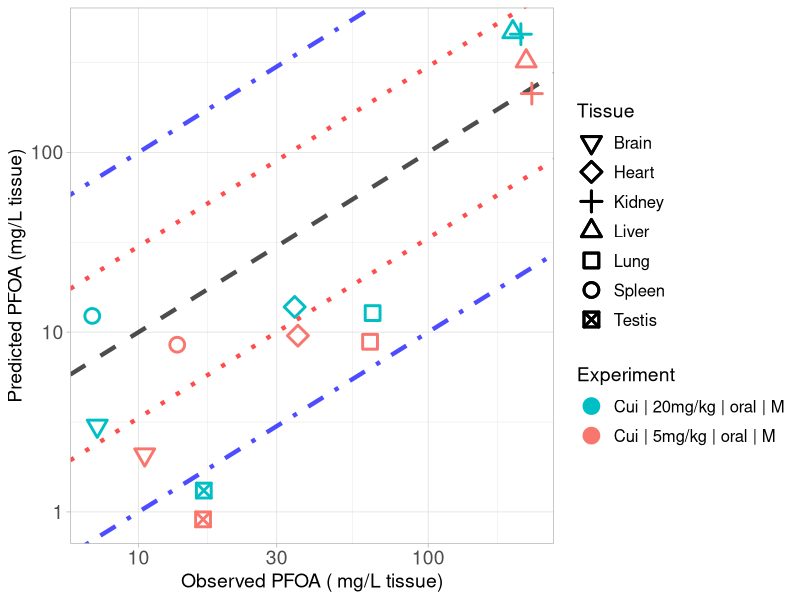

This chart was generated by the following R code:
library(ggplot2)

#setwd("C:/Users/ptsir/Documents/GitHub/PFAS_PBK_models/PFOA inhalation Rat/Validation/Validation_results")
setwd("C:/Users/dpjio/Documents/GitHub/PFAS_PBK_models/PFOA inhalation Rat/Validation/Results of Scenarios Validation/Scenario_2")

# Load Results 
Cui_results <- read.csv("Cui_2008_results.csv", header = T)
Cui_low <- Cui_results[Cui_results$Dose == 5, ]
Cui_low$Experiment <- "Cui | 5mg/kg | oral | M"
Cui_high <- Cui_results[Cui_results$Dose == 20, ]
Cui_high$Experiment <- "Cui | 20mg/kg | oral | M"
# 
Tissue_markers <-  c(0:10,14)
names(Tissue_markers) <- c( "Lung",   "Spleen",  "Liver",   "Kidney", "Plasma", "Heart",
                            "Brain","Testis", "Stomach", "Intestines", "Carcass")

Experiment <- scales::hue_pal()(2)

names(Experiment) <- unique(c(Cui_low$Experiment, Cui_high$Experiment))



scatter_plot <- ggplot()+
  geom_abline(intercept = log10(1), slope = 1, linetype = "dashed", color = "black", linewidth = 1.5, alpha = 0.7) +  # Identity line in log10 scale
  geom_abline(intercept = log10(3), slope = 1, linetype = "dotted", color = "red", linewidth = 1.5, alpha = 0.7) +  # +3-fold error line
  geom_abline(intercept = log10(1/3), slope = 1, linetype = "dotted", color = "red", linewidth = 1.5, alpha = 0.7) +  # -3-fold error line
  geom_abline(intercept = log10(10), slope = 1, linetype = "dotdash", color = "blue", linewidth = 1.5, alpha = 0.7) +  # +10-fold error line
  geom_abline(intercept = log10(1/10), slope = 1, linetype = "dotdash", color = "blue", linewidth = 1.5, alpha = 0.7) +  # -10-fold error line
  geom_point(data = Cui_low, aes(x=Observed, y=Predicted, color = Experiment, shape = Tissue), size=4, stroke = 1.5)+
  geom_point(data = Cui_high, aes(x=Observed, y=Predicted, color = Experiment, shape = Tissue), size=4, stroke = 1.5)+
  scale_y_log10()+
  scale_x_log10()+
  scale_color_manual(values = Experiment)+
  theme(legend.spacing.y = unit(1, 'cm')) +
  guides(fill = guide_legend(byrow = TRUE))+
  scale_shape_manual(values = Tissue_markers)+
  theme_light()+
  labs(y = "Predicted PFOA (mg/L tissue)",
       x = "Observed PFOA ( mg/L tissue)")+
  theme(plot.title = element_text(hjust = 0.5),
        legend.key.size = unit(0.75, 'cm'),  
        legend.title = element_text(size=14),
        legend.text = element_text(size=12,  hjust = 0),
        axis.text = element_text(size = 14),
        axis.title = element_text(size = 14),
        )

#print(scatter_plot)

ggsave("validation_plot_PFOA_tissues.png", scatter_plot, width = 11, height = 7, units = "in", dpi = 300)
